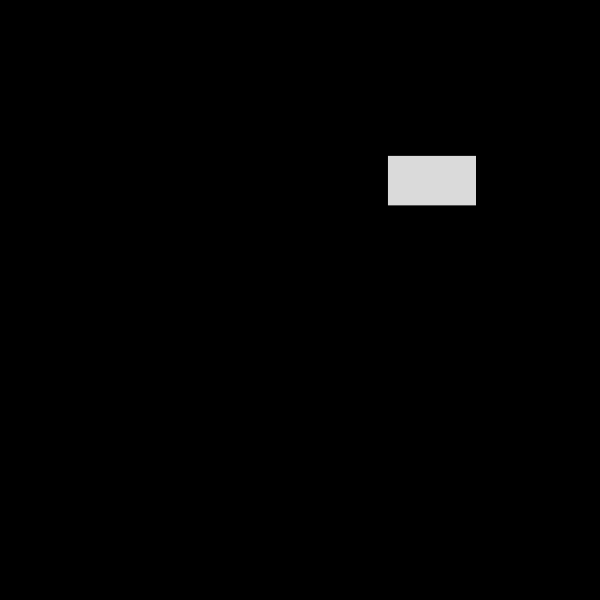
Frame 1 (no input)
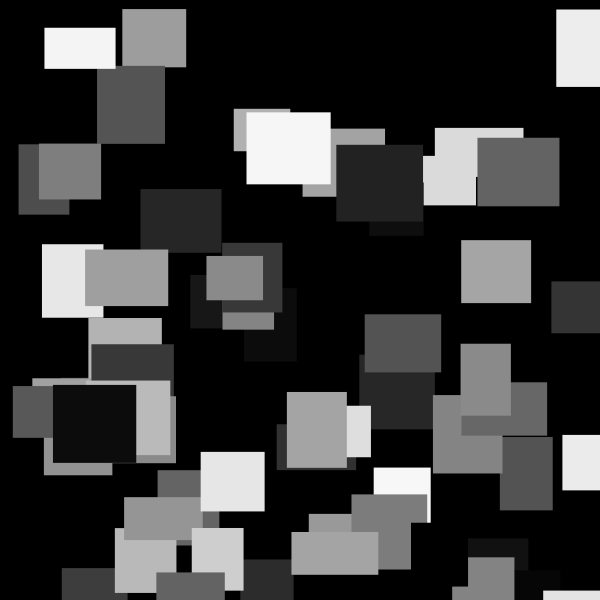
Frame 60 (the mouse pressed at the canvas centre just before this capture)
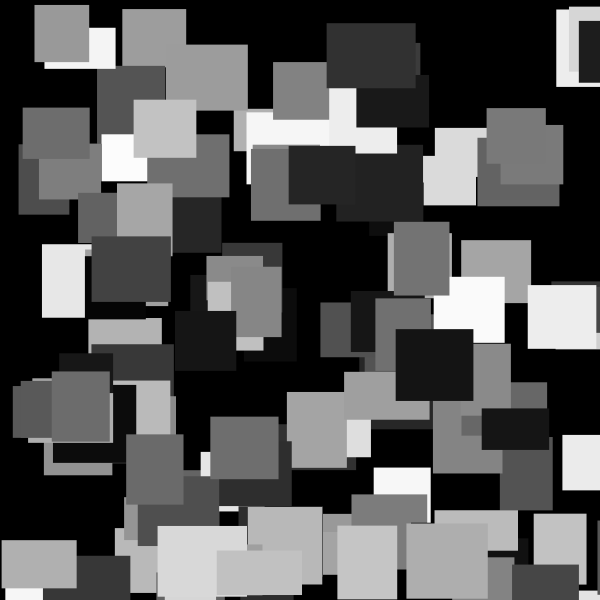
Frame 120 (the mouse held since frame 60 and released just before this capture)

The Processing sketch that drew these frames (run headless with seeded random() and noise(); from frame 60 on, the mouse is pressed at the canvas centre):

// Processing sketch: processing_66646
// ── processing_66646.pde

int colorCounter = 10;


void setup() {
  size(600,600);
  background (0);
  
  
}
void draw() {
  drawSquare (random(0,600),random(0,600),random(50,90), random(40,80), random(0,255));
  
}
  
 void drawSquare( float posX, float posY, float sizeX, float sizeY, float c) {
   
   noStroke();
   fill(c);
   rect(posX,posY,sizeX,sizeY);
   
 }
